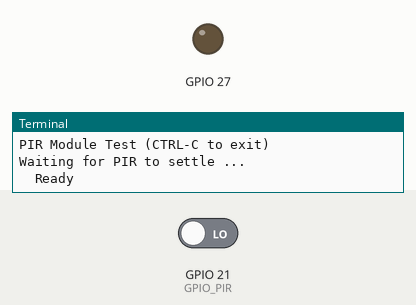
Simulated run of this program. Board: Raspberry Pi (BCM pin numbers). Shown: output pins drawn as LEDs (lit = HIGH), the last lines printed to the terminal. The test bench sets the inputs (shaded band); at power-on: GPIO 21 (GPIO_PIR) LOW.

Above: at 1.2 s.
1.3 s: GPIO 21 (GPIO_PIR) driven HIGH
At 2.1 s:
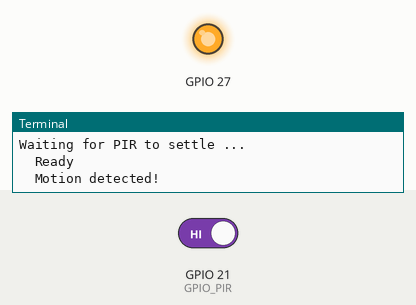
Timing chart, 0 to 4.3 s (numbered marks = the images above; inputs shaded):
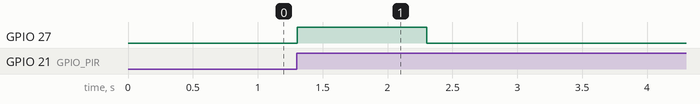

The program:

infrared.py
```python
#!/usr/bin/python
import RPi.GPIO as GPIO
import time
GPIO.setmode(GPIO.BCM)
GPIO.setwarnings(False)
GPIO.setup(27,GPIO.OUT)

GPIO_PIR = 21

print "PIR Module Test (CTRL-C to exit)"

# Set pin as input
GPIO.setup(GPIO_PIR,GPIO.IN)      # Echo

Current_State  = 0
Previous_State = 0

try:
  print "Waiting for PIR to settle ..."
  # Loop until PIR output is 0
  while GPIO.input(GPIO_PIR)==1:
    Current_State  = 0
  print "  Ready"
  # Loop until users quits with CTRL-C
  while True :
    # Read PIR state
    Current_State = GPIO.input(GPIO_PIR)
    if Current_State==1 and Previous_State==0:
      # PIR is triggered
      print "  Motion detected!"
      # Record previous state
      GPIO.output(27,GPIO.HIGH)
      time.sleep(1)
      GPIO.output(27,GPIO.LOW)
      Previous_State=1
    elif Current_State==0 and Previous_State==1:
      # PIR has returned to ready state
      print "  Ready"
      Previous_State=0
    # Wait for 10 milliseconds
    time.sleep(0.01)

except KeyboardInterrupt:
  print "  Quit"
  # Reset GPIO settings
  GPIO.cleanup()
```

Measured:
- after the input at 1.3 s, GPIO 27: LOW → HIGH at once, → LOW 1.0 s later
